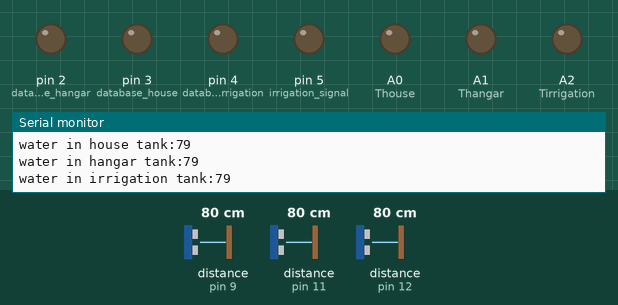
Simulated run of this sketch. Board: Arduino Uno, built with avr-gcc and run on an emulated ATmega328P. Parts: output pins drawn as LEDs (lit = HIGH), the last lines printed to the serial monitor. Inputs (shaded band) come from the test bench; at power-on: distance to the obstacle (sensors on pin 12, pin 9, pin 11) 80 cm. The echo pulse lasts 58.3 µs per cm; pins used as bus, display or sensor lines are not drawn.

Above: at 1.8 s.
1.9 s: distance to the obstacle (sensor on pin 12) set to 124 cm
4.2 s: distance to the obstacle (sensor on pin 12) set to 134 cm
At 7.1 s:
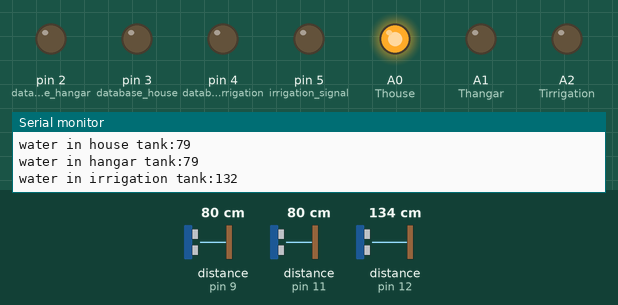
7.6 s: distance to the obstacle (sensor on pin 12) set to 2 cm
At 10.3 s:
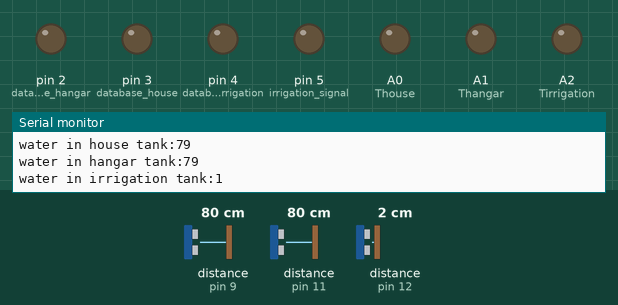
10.7 s: distance to the obstacle (sensor on pin 12) set to 250 cm
At 13.4 s:
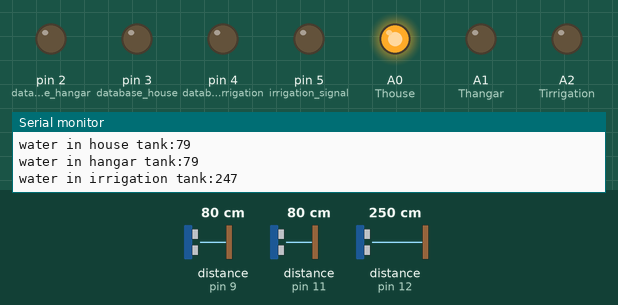
Timing chart, 0 to 14.8 s (numbered marks = the images above; inputs shaded):
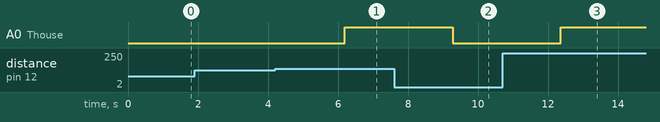

The sketch:

water_system.ino
```cpp
const int altra_water_house_echo = 9;
const int altra_water_house_tring = 8;
const int altra_water_hangar_echo = 11;
const int altra_water_hangar_tring = 10;
const int altra_water_irrigation_echo = 12;
const int altra_water_irrigation_tring =13;
const int irrigation_signal = 5;
int Thouse=A0;
int Thangar=A1;
int Tirrigation=A2;
int database_house=3;
int database_hangar=2;
int database_irrigation=4;
long value_water_house = 0;
int cm_water_house = 0;
long value_water_hangar = 0;
int cm_water_hangar = 0;
long value_water_irrigation= 0;
int cm_water_irrigation = 0;

void setup() {
Serial.begin(9600);
pinMode(irrigation_signal,OUTPUT);
pinMode(database_house,OUTPUT);
pinMode(database_hangar,OUTPUT);
pinMode(database_irrigation,OUTPUT);
pinMode(Thouse,OUTPUT);
pinMode(Thangar,OUTPUT);
pinMode(Tirrigation,OUTPUT);
pinMode(altra_water_house_tring,OUTPUT);
pinMode(altra_water_house_echo,INPUT);
pinMode(altra_water_hangar_tring,OUTPUT);
pinMode(altra_water_hangar_echo,INPUT);
pinMode(altra_water_irrigation_tring,OUTPUT);
pinMode(altra_water_irrigation_echo,INPUT);
}

void loop() {
  digitalWrite(altra_water_house_tring,LOW);
 delayMicroseconds(2);
  digitalWrite(altra_water_house_tring,HIGH);
 delayMicroseconds(10);
  digitalWrite(altra_water_house_tring,LOW);
   value_water_house = pulseIn(altra_water_house_echo, HIGH);
  cm_water_house = (value_water_house*0.034)/2;
   digitalWrite(altra_water_hangar_tring,LOW);
 delayMicroseconds(2);
  digitalWrite(altra_water_hangar_tring,HIGH);
 delayMicroseconds(10);
  digitalWrite(altra_water_hangar_tring,LOW);
  value_water_hangar = pulseIn(altra_water_hangar_echo, HIGH);
  cm_water_hangar = (value_water_hangar*0.034)/2;
   digitalWrite(altra_water_irrigation_tring,LOW);
 delayMicroseconds(2);
  digitalWrite(altra_water_irrigation_tring,HIGH);
 delayMicroseconds(10);
  digitalWrite(altra_water_irrigation_tring,LOW);
  value_water_irrigation = pulseIn(altra_water_irrigation_echo, HIGH);
  cm_water_irrigation= (value_water_irrigation*0.034)/2;
  Serial.print("water in house tank:");
  Serial.println(cm_water_house);
  Serial.print("water in hangar tank:");
  Serial.println(cm_water_hangar);
  Serial.print("water in irrigation tank:");
  Serial.println(cm_water_irrigation);
  delay(1000);
  Serial.println();
 analogWrite(Thouse,cm_water_house);
 analogWrite(Thouse,cm_water_hangar);
 analogWrite(Thouse,cm_water_irrigation);
  if(cm_water_house ==10)
  {
    digitalWrite(database_house,HIGH);
    delay(5000);
    digitalWrite(database_house,LOW);

    }
  if(cm_water_hangar ==10)
  {
   digitalWrite(database_hangar,HIGH);
    delay(5000);
    digitalWrite(database_hangar,LOW);

    }
   if(cm_water_irrigation ==10)
  {
    digitalWrite(database_irrigation,HIGH);
    delay(5000);
    digitalWrite(database_irrigation,LOW);
    digitalWrite(irrigation_signal,HIGH);
    delay(5000);
    digitalWrite(irrigation_signal,LOW);
    }
}
```

Measured:
- the behaviour switches between 129 and 130 cm on distance to the obstacle (sensor on pin 12) (found by bisection; images 0 and 1)
- after the input at 4.2 s, A0 (Thouse): LOW → HIGH after 2.0 s
- after the input at 7.6 s, A0 (Thouse): HIGH → LOW after 1.7 s
- after the input at 10.7 s, A0 (Thouse): LOW → HIGH after 1.7 s
